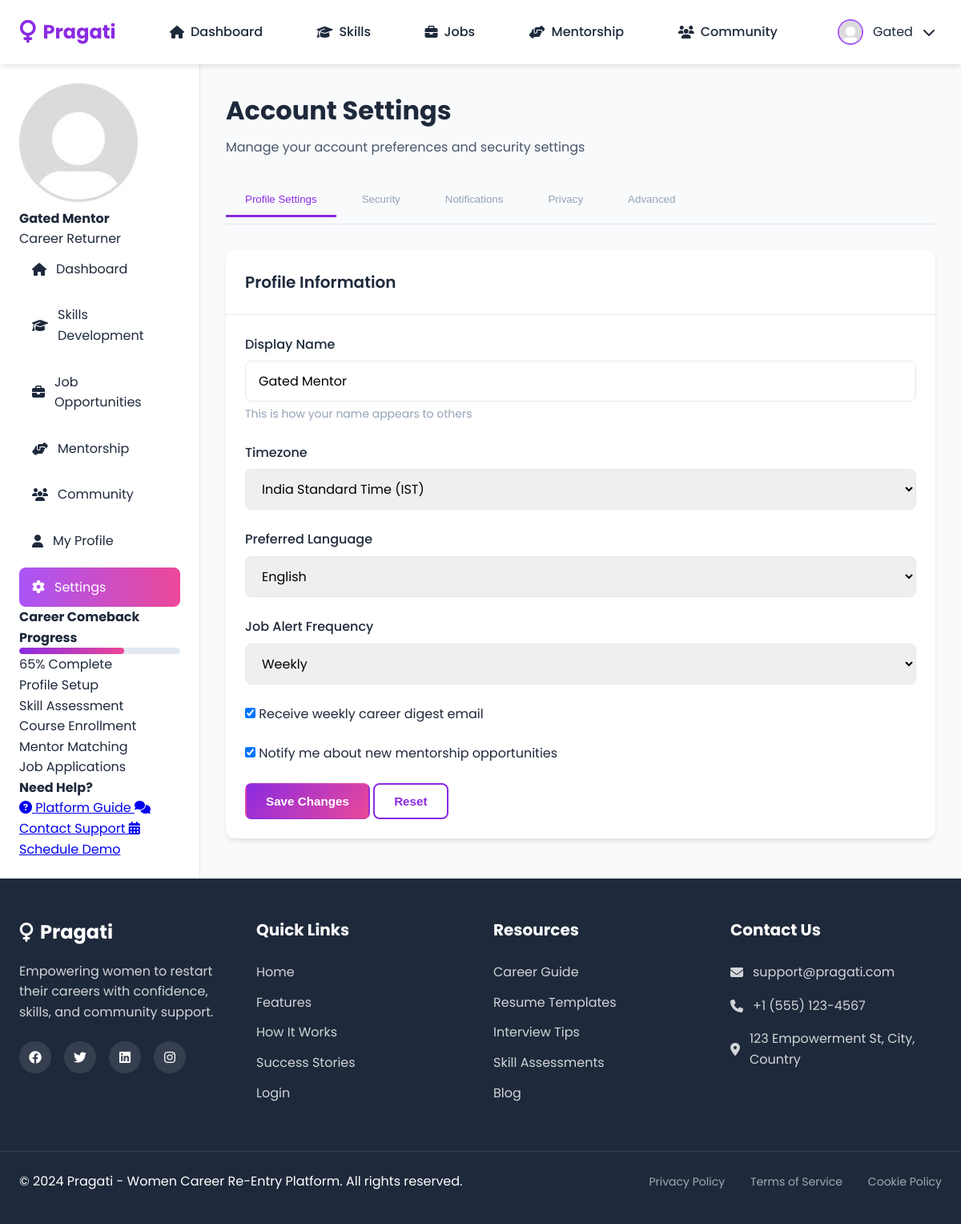
The app's page /dashboard/settings (signed in) with its own data.
### models.py (models this page shows, shortened)
class User(UserMixin, db.Model):
    __tablename__ = 'users'
    id = db.Column(db.Integer, primary_key=True)
    email = db.Column(db.String(120), unique=True, nullable=False)
    password_hash = db.Column(db.String(256), nullable=False)
    first_name = db.Column(db.String(50), nullable=False)
    last_name = db.Column(db.String(50), nullable=False)
    phone = db.Column(db.String(20))
    location = db.Column(db.String(100))
    role = db.Column(db.String(20), default='user')
    career_break_years = db.Column(db.Integer)
    previous_role = db.Column(db.String(100))
    desired_role = db.Column(db.String(100))
    skills = db.Column(db.Text)
    bio = db.Column(db.Text)
    profile_picture = db.Column(db.String(200))
    is_active = db.Column(db.Boolean, default=True)
    created_at = db.Column(db.DateTime, default=datetime.utcnow)
    last_login = db.Column(db.DateTime)
    company = db.Column(db.String(100))
    job_title = db.Column(db.String(100))
    experience_years = db.Column(db.Integer)
    is_verified_mentor = db.Column(db.Boolean, default=False)
    assessments = db.relationship('Assessment', backref='user', lazy=True)
    mentor_connections = db.relationship('MentorConnection',
                                         foreign_keys='MentorConnection.mentee_id',
                                         backref='mentee', lazy=True)
    job_applications = db.relationship('JobApplication', backref='applicant', lazy=True)
    courses = db.relationship('UserCourse', backref='user', lazy=True)

### routes/dashboard.py (the view)
@dashboard_bp.route('/settings')
@login_required
def settings():
    return render_template('dashboard/settings.html')

### app.py (called while the page is built)
@login_manager.user_loader
def load_user(user_id):
    return User.query.get(int(user_id))

### templates/dashboard/settings.html (shortened to what this page needs)
{% extends "dashboard/base.html" %}
{% block dashboard_content %}
<div class="settings-header">
    <h1>Account Settings</h1>
    <p>Manage your account preferences and security settings</p>
</div>
<div class="settings-container">
    <div class="settings-tabs">
        <button class="tab-btn active" data-tab="profile">Profile Settings</button>
        <button class="tab-btn" data-tab="security">Security</button>
        <button class="tab-btn" data-tab="notifications">Notifications</button>
        <button class="tab-btn" data-tab="privacy">Privacy</button>
        <button class="tab-btn" data-tab="advanced">Advanced</button>
    </div>
    <div class="tab-content active" id="profile">
        <div class="card">
            <div class="card-header">
                <h2 class="card-title">Profile Information</h2>
            </div>
            <div class="card-body">
                <form id="profileSettingsForm">
                    <div class="form-row">
                        <div class="form-group">
                            <label for="displayName" class="form-label">Display Name</label>
                            <input type="text" id="displayName" class="form-control"
                                   value="{{ current_user.first_name }} {{ current_user.last_name }}">
                            <small class="form-text">This is how your name appears to others</small>
                        </div>
                        <div class="form-group">
                            <label for="timezone" class="form-label">Timezone</label>
                            <select id="timezone" class="form-control">
                                <option value="IST" selected>India Standard Time (IST)</option>
                            </select>
                        </div>
                    </div>
                    <div class="form-group">
                        <label for="language" class="form-label">Preferred Language</label>
                        <select id="language" class="form-control">
                            <option value="en" selected>English</option>
                        </select>
                    </div>
                    <div class="form-group">
                        <label for="jobAlerts" class="form-label">Job Alert Frequency</label>
                        <select id="jobAlerts" class="form-control">
                            <option value="weekly" selected>Weekly</option>
                        </select>
                    </div>
                    <div class="form-group">
                        <label class="checkbox-container">
                            <input type="checkbox" id="emailDigest" checked>
                            Receive weekly career digest email
                        </label>
                    </div>
                    <div class="form-group">
                        <label class="checkbox-container">
                            <input type="checkbox" id="mentorUpdates" checked>
                            Notify me about new mentorship opportunities
                        </label>
                    </div>
                    <div class="form-actions">
                        <button type="submit" class="btn btn-primary">Save Changes</button>
                        <button type="reset" class="btn btn-outline">Reset</button>
                    </div>
                </form>
            </div>
        </div>
    </div>
</div>
{% endblock %}

### templates/dashboard/base.html (shortened to what this page needs)
{% extends "layout.html" %}
{% block content %}
<div class="dashboard">
    <aside class="sidebar">
        <div class="sidebar-profile">
            <img src="{{ current_user.profile_picture or url_for('static', filename='images/avatar-placeholder.png') }}"
                 alt="Profile" class="sidebar-avatar">
            <div class="sidebar-user-info">
                <h4>{{ current_user.first_name }} {{ current_user.last_name }}</h4>
                <p>{{ current_user.desired_role or 'Career Returner' }}</p>
            </div>
        </div>
        <nav class="sidebar-nav">
            <a href="{{ url_for('dashboard.home') }}" class="sidebar-link {% if request.endpoint == 'dashboard.home' %}active{% endif %}">
                <i class="fas fa-home"></i> Dashboard
            </a>
            <a href="{{ url_for('dashboard.skills') }}" class="sidebar-link {% if request.endpoint == 'dashboard.skills' %}active{% endif %}">
                <i class="fas fa-graduation-cap"></i> Skills Development
            </a>
            <a href="{{ url_for('jobs.job_listings') }}" class="sidebar-link {% if 'jobs' in request.endpoint %}active{% endif %}">
                <i class="fas fa-briefcase"></i> Job Opportunities
            </a>
            <a href="{{ url_for('mentorship.mentor_list') }}" class="sidebar-link {% if 'mentorship' in request.endpoint %}active{% endif %}">
                <i class="fas fa-hands-helping"></i> Mentorship
            </a>
            <a href="{{ url_for('dashboard.community') }}" class="sidebar-link {% if request.endpoint == 'dashboard.community' %}active{% endif %}">
                <i class="fas fa-users"></i> Community
            </a>
            <a href="{{ url_for('dashboard.profile') }}" class="sidebar-link {% if request.endpoint == 'dashboard.profile' %}active{% endif %}">
                <i class="fas fa-user"></i> My Profile
            </a>
            <a href="{{ url_for('dashboard.settings') }}" class="sidebar-link {% if request.endpoint == 'dashboard.settings' %}active{% endif %}">
                <i class="fas fa-cog"></i> Settings
            </a>
        </nav>
        <div class="sidebar-progress">
            <h4>Career Comeback Progress</h4>
            <div class="progress">
                <div class="progress-bar" style="width: 65%"></div>
            </div>
            <p class="progress-text">65% Complete</p>
            <div class="progress-milestones">
                <div class="milestone">
                    <span class="milestone-label">Profile Setup</span>
                </div>
                <div class="milestone">
                    <span class="milestone-label">Skill Assessment</span>
                </div>
                <div class="milestone">
                    <span class="milestone-label">Course Enrollment</span>
                </div>
                <div class="milestone">
                    <span class="milestone-label">Mentor Matching</span>
                </div>
                <div class="milestone">
                    <span class="milestone-label">Job Applications</span>
                </div>
            </div>
        </div>
        <div class="sidebar-help">
            <h4>Need Help?</h4>
            <a href="#" class="help-link">
                <i class="fas fa-question-circle"></i> Platform Guide
            </a>
            <a href="#" class="help-link">
                <i class="fas fa-comments"></i> Contact Support
            </a>
            <a href="#" class="help-link">
                <i class="fas fa-calendar-alt"></i> Schedule Demo
            </a>
        </div>
    </aside>
    <main class="dashboard-content">
        {% block dashboard_content %}{% endblock %}
    </main>
</div>
{% endblock %}

### templates/layout.html (shortened to what this page needs)
<!DOCTYPE html>
<html lang="en">
<head>
    <link rel="stylesheet" href="https://cdnjs.cloudflare.com/ajax/libs/font-awesome/6.4.0/css/all.min.css">
    <link rel="stylesheet" href="{{ url_for('static', filename='css/main.css') }}">
</head>
<body>
    {% if not hide_nav %}
    <nav class="navbar">
        <div class="nav-container">
            <a href="{{ url_for('index') }}" class="nav-logo">
                <i class="fas fa-venus"></i>
                <span>Pragati</span>
            </a>
                {% if current_user.is_authenticated and current_user.role != 'admin' %}
    <a href="{{ url_for('dashboard.home') }}" class="nav-link">
        <i class="fas fa-home"></i> Dashboard
    </a>
    <a href="{{ url_for('dashboard.skills') }}" class="nav-link">
        <i class="fas fa-graduation-cap"></i> Skills
    </a>
    <a href="{{ url_for('jobs.job_listings') }}" class="nav-link">
        <i class="fas fa-briefcase"></i> Jobs
    </a>
    <a href="{{ url_for('mentorship.mentor_list') }}" class="nav-link">
        <i class="fas fa-hands-helping"></i> Mentorship
    </a>
    <a href="{{ url_for('dashboard.community') }}" class="nav-link">
        <i class="fas fa-users"></i> Community
    </a>
    <div class="nav-user">
        <img src="{{ current_user.profile_picture or url_for('static', filename='images/avatar-placeholder.png') }}"
            alt="Profile" class="user-avatar">
        <span>{{ current_user.first_name }}</span>
        <i class="fas fa-chevron-down"></i>
    </div>
{% endif %}
            </div>
    </nav>
    {% endif %}
    <main>
        {% block content %}{% endblock %}
    </main>
    {% if not hide_footer %}
    <footer class="footer">
        <div class="footer-container">
            <div class="footer-section">
                <div class="footer-logo">
                    <i class="fas fa-venus"></i>
                    <span>Pragati</span>
                </div>
                <p class="footer-description">
                    Empowering women to restart their careers with confidence, skills, and community support.
                </p>
                <div class="social-links">
                    <a href="#" class="social-link"><i class="fab fa-facebook"></i></a>
                    <a href="#" class="social-link"><i class="fab fa-twitter"></i></a>
                    <a href="#" class="social-link"><i class="fab fa-linkedin"></i></a>
                    <a href="#" class="social-link"><i class="fab fa-instagram"></i></a>
                </div>
            </div>
            <div class="footer-section">
                <h3>Quick Links</h3>
                <ul class="footer-links">
                    <li><a href="{{ url_for('index') }}">Home</a></li>
                    <li><a href="#features">Features</a></li>
                    <li><a href="#how-it-works">How It Works</a></li>
                    <li><a href="#success-stories">Success Stories</a></li>
                    <li><a href="{{ url_for('auth.login') }}">Login</a></li>
                </ul>
            </div>
            <div class="footer-section">
                <h3>Resources</h3>
                <ul class="footer-links">
                    <li><a href="#">Career Guide</a></li>
                    <li><a href="#">Resume Templates</a></li>
                    <li><a href="#">Interview Tips</a></li>
                    <li><a href="#">Skill Assessments</a></li>
                    <li><a href="#">Blog</a></li>
                </ul>
            </div>
            <div class="footer-section">
                <h3>Contact Us</h3>
                <ul class="footer-contact">
                    <li><i class="fas fa-envelope"></i> support@pragati.com</li>
                    <li><i class="fas fa-phone"></i> +1 (555) 123-4567</li>
                    <li><i class="fas fa-map-marker-alt"></i> 123 Empowerment St, City, Country</li>
                </ul>
            </div>
        </div>
        <div class="footer-bottom">
            <p>&copy; 2024 Pragati - Women Career Re-Entry Platform. All rights reserved.</p>
            <div class="footer-legal">
                <a href="#">Privacy Policy</a>
                <a href="#">Terms of Service</a>
                <a href="#">Cookie Policy</a>
            </div>
        </div>
    </footer>
    {% endif %}
</body>
</html>

### templates/dashboard/settings.html (style rules this page uses)
.settings-header { margin-bottom: 2rem; }
.settings-header h1 { font-size: 2rem; color: var(--dark-color); margin-bottom: 0.5rem; }
.settings-header p { color: var(--gray-dark); }
.settings-tabs { display: flex; gap: 0.5rem; margin-bottom: 2rem; border-bottom: 1px solid var(--gray-light); padding-bottom: 0.5rem; flex-wrap: wrap; }
.tab-btn { padding: 0.75rem 1.5rem; background: none; border: none; border-bottom: 3px solid transparent; color: var(--gray); font-weight: 500; cursor: pointer; transition: all 0.3s; border-radius: var(--radius) var(--radius) 0 0; }
.tab-btn.active { color: var(--primary-color); border-bottom-color: var(--primary-color); }
.tab-content { display: none; }
.tab-content.active { display: block; animation: fadeIn 0.3s ease; }

### records on screen
User: first_name "Gated", last_name "Mentor", desired_role "Career Returner", first_name "Gated Mentor"
